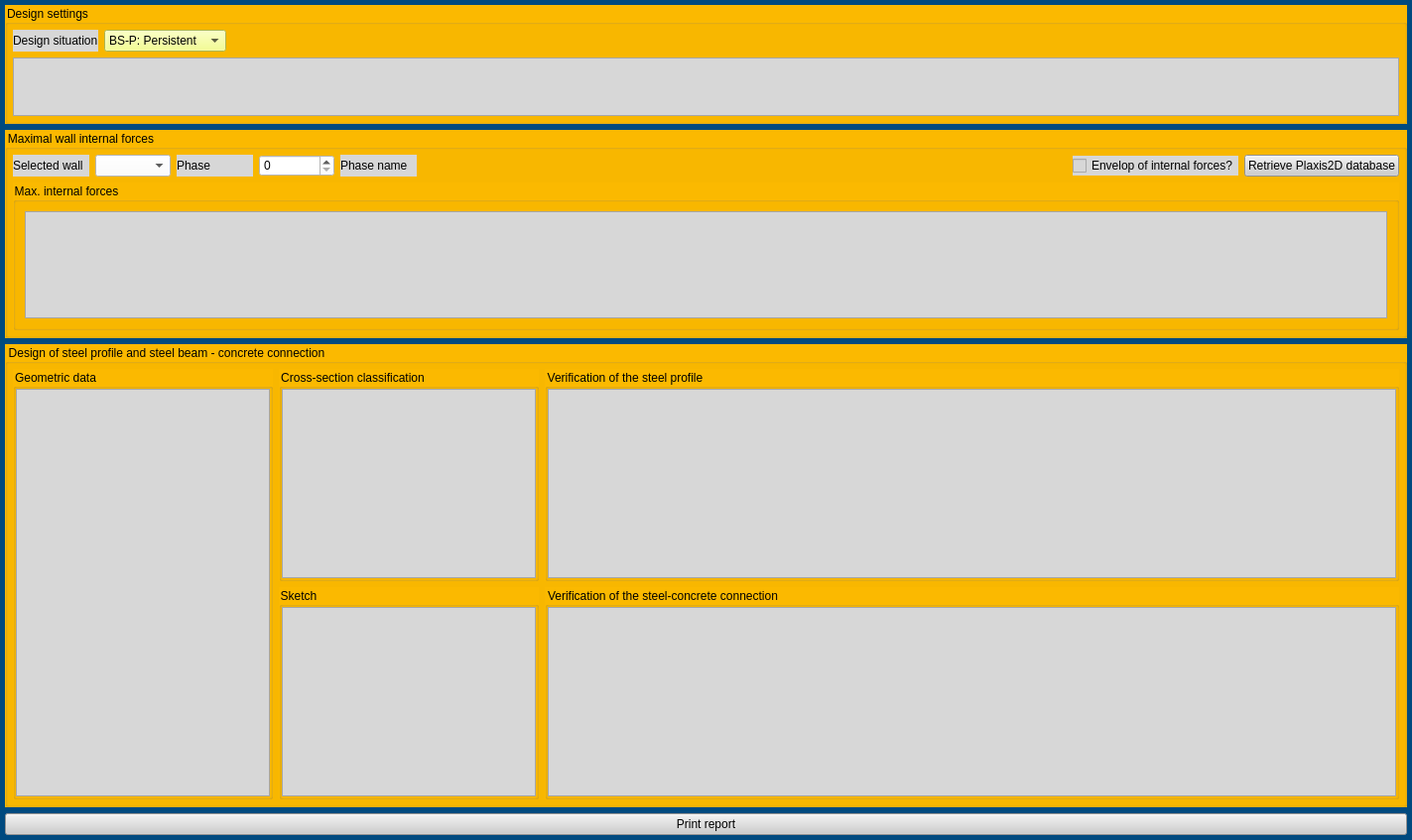
<?xml version="1.0" encoding="UTF-8"?>
<ui version="4.0">
 <class>Form</class>
 <widget class="QWidget" name="Form">
  <property name="geometry">
   <rect>
    <x>0</x>
    <y>0</y>
    <width>1423</width>
    <height>847</height>
   </rect>
  </property>
  <property name="windowTitle">
   <string>Dimensioning tool for MIP steel profile</string>
  </property>
  <property name="styleSheet">
   <string notr="true">QWidget{
background-color: rgb(0, 74, 127);
}

QPushButton{
background-color: rgb(205, 205, 205);
}

QLineEdit{
background-color:rgb(255, 255, 255)
}

QSpinBox{
background-color:rgb(255, 255, 255)
}

QLabel{
background-color:rgb(215, 215, 215)
}

QCheckBox{
background-color:rgb(215, 215, 215)
}


QTableWidget{
background-color:rgb(215, 215, 215)
}

QTabWidget{
background-color:rgb(215, 215, 215)
}

QComboBox{
background-color:rgb(255, 255, 255)
}

QGroupBox{
background-color: rgb(251, 185, 0);
}



</string>
  </property>
  <layout class="QVBoxLayout" name="verticalLayout">
   <property name="leftMargin">
    <number>5</number>
   </property>
   <property name="topMargin">
    <number>5</number>
   </property>
   <property name="rightMargin">
    <number>5</number>
   </property>
   <property name="bottomMargin">
    <number>5</number>
   </property>
   <item>
    <widget class="QGroupBox" name="groupBox">
     <property name="maximumSize">
      <size>
       <width>16777215</width>
       <height>120</height>
      </size>
     </property>
     <property name="styleSheet">
      <string notr="true"/>
     </property>
     <property name="title">
      <string>Design settings</string>
     </property>
     <layout class="QGridLayout" name="gridLayout">
      <property name="leftMargin">
       <number>5</number>
      </property>
      <property name="topMargin">
       <number>5</number>
      </property>
      <property name="rightMargin">
       <number>5</number>
      </property>
      <property name="bottomMargin">
       <number>5</number>
      </property>
      <item row="0" column="3">
       <spacer name="horizontalSpacer_2">
        <property name="orientation">
         <enum>Qt::Horizontal</enum>
        </property>
        <property name="sizeHint" stdset="0">
         <size>
          <width>964</width>
          <height>20</height>
         </size>
        </property>
       </spacer>
      </item>
      <item row="0" column="2">
       <widget class="QComboBox" name="comboBox">
        <property name="styleSheet">
         <string notr="true">background-color:rgb(242, 255, 116)</string>
        </property>
        <item>
         <property name="text">
          <string>BS-P: Persistent</string>
         </property>
        </item>
        <item>
         <property name="text">
          <string>BS-T: Transient</string>
         </property>
        </item>
        <item>
         <property name="text">
          <string>BS-A: Accidential</string>
         </property>
        </item>
        <item>
         <property name="text">
          <string>BS-E: Seismic</string>
         </property>
        </item>
       </widget>
      </item>
      <item row="0" column="0" colspan="2">
       <widget class="QLabel" name="label">
        <property name="text">
         <string>Design situation</string>
        </property>
       </widget>
      </item>
      <item row="1" column="0" colspan="4">
       <widget class="QTableWidget" name="tableWidget">
        <property name="sizePolicy">
         <sizepolicy hsizetype="Expanding" vsizetype="Minimum">
          <horstretch>0</horstretch>
          <verstretch>0</verstretch>
         </sizepolicy>
        </property>
       </widget>
      </item>
     </layout>
    </widget>
   </item>
   <item>
    <widget class="QGroupBox" name="groupBox_2">
     <property name="maximumSize">
      <size>
       <width>16777215</width>
       <height>210</height>
      </size>
     </property>
     <property name="title">
      <string>Maximal wall internal forces</string>
     </property>
     <layout class="QGridLayout" name="gridLayout_2">
      <property name="leftMargin">
       <number>5</number>
      </property>
      <property name="topMargin">
       <number>5</number>
      </property>
      <property name="rightMargin">
       <number>5</number>
      </property>
      <property name="bottomMargin">
       <number>5</number>
      </property>
      <item row="0" column="1">
       <widget class="QComboBox" name="comboBox_2"/>
      </item>
      <item row="0" column="3">
       <widget class="QSpinBox" name="spinBox"/>
      </item>
      <item row="0" column="2">
       <widget class="QLabel" name="label_3">
        <property name="text">
         <string>Phase</string>
        </property>
       </widget>
      </item>
      <item row="0" column="0">
       <widget class="QLabel" name="label_2">
        <property name="text">
         <string>Selected wall</string>
        </property>
       </widget>
      </item>
      <item row="0" column="8">
       <widget class="QCheckBox" name="checkBox">
        <property name="text">
         <string>Envelop of internal forces?</string>
        </property>
       </widget>
      </item>
      <item row="0" column="6" colspan="2">
       <spacer name="horizontalSpacer">
        <property name="orientation">
         <enum>Qt::Horizontal</enum>
        </property>
        <property name="sizeHint" stdset="0">
         <size>
          <width>567</width>
          <height>20</height>
         </size>
        </property>
       </spacer>
      </item>
      <item row="0" column="9">
       <widget class="QPushButton" name="pushButton_2">
        <property name="text">
         <string>Retrieve Plaxis2D database</string>
        </property>
       </widget>
      </item>
      <item row="0" column="4">
       <widget class="QLabel" name="label_4">
        <property name="text">
         <string>Phase name</string>
        </property>
       </widget>
      </item>
      <item row="1" column="0" colspan="10">
       <widget class="QGroupBox" name="groupBox_9">
        <property name="title">
         <string>Max. internal forces</string>
        </property>
        <layout class="QHBoxLayout" name="horizontalLayout">
         <item>
          <widget class="QTableWidget" name="tableWidget_2">
           <property name="sizePolicy">
            <sizepolicy hsizetype="Expanding" vsizetype="Minimum">
             <horstretch>0</horstretch>
             <verstretch>0</verstretch>
            </sizepolicy>
           </property>
           <attribute name="horizontalHeaderDefaultSectionSize">
            <number>170</number>
           </attribute>
          </widget>
         </item>
        </layout>
       </widget>
      </item>
     </layout>
    </widget>
   </item>
   <item>
    <widget class="QGroupBox" name="groupBox_3">
     <property name="sizePolicy">
      <sizepolicy hsizetype="Preferred" vsizetype="Expanding">
       <horstretch>0</horstretch>
       <verstretch>0</verstretch>
      </sizepolicy>
     </property>
     <property name="maximumSize">
      <size>
       <width>16777215</width>
       <height>500</height>
      </size>
     </property>
     <property name="title">
      <string>Design of steel profile and steel beam - concrete connection</string>
     </property>
     <layout class="QGridLayout" name="gridLayout_3">
      <property name="leftMargin">
       <number>5</number>
      </property>
      <property name="topMargin">
       <number>5</number>
      </property>
      <property name="rightMargin">
       <number>5</number>
      </property>
      <property name="bottomMargin">
       <number>5</number>
      </property>
      <item row="0" column="0" rowspan="2" colspan="2">
       <widget class="QGroupBox" name="groupBox_4">
        <property name="sizePolicy">
         <sizepolicy hsizetype="Minimum" vsizetype="Preferred">
          <horstretch>0</horstretch>
          <verstretch>0</verstretch>
         </sizepolicy>
        </property>
        <property name="maximumSize">
         <size>
          <width>350</width>
          <height>16777215</height>
         </size>
        </property>
        <property name="title">
         <string>Geometric data</string>
        </property>
        <layout class="QVBoxLayout" name="verticalLayout_2">
         <property name="leftMargin">
          <number>0</number>
         </property>
         <property name="topMargin">
          <number>0</number>
         </property>
         <property name="rightMargin">
          <number>0</number>
         </property>
         <property name="bottomMargin">
          <number>0</number>
         </property>
         <item>
          <widget class="QTableWidget" name="tableWidget_3"/>
         </item>
        </layout>
       </widget>
      </item>
      <item row="1" column="2" colspan="2">
       <widget class="QGroupBox" name="groupBox_8">
        <property name="maximumSize">
         <size>
          <width>350</width>
          <height>16777215</height>
         </size>
        </property>
        <property name="title">
         <string>Sketch</string>
        </property>
        <layout class="QVBoxLayout" name="verticalLayout_6">
         <property name="leftMargin">
          <number>0</number>
         </property>
         <property name="topMargin">
          <number>0</number>
         </property>
         <property name="rightMargin">
          <number>0</number>
         </property>
         <property name="bottomMargin">
          <number>0</number>
         </property>
         <item>
          <widget class="QTableWidget" name="tableWidget_7"/>
         </item>
        </layout>
       </widget>
      </item>
      <item row="1" column="4">
       <widget class="QGroupBox" name="groupBox_7">
        <property name="sizePolicy">
         <sizepolicy hsizetype="Expanding" vsizetype="Preferred">
          <horstretch>0</horstretch>
          <verstretch>0</verstretch>
         </sizepolicy>
        </property>
        <property name="title">
         <string>Verification of the steel-concrete connection</string>
        </property>
        <layout class="QVBoxLayout" name="verticalLayout_5">
         <property name="leftMargin">
          <number>0</number>
         </property>
         <property name="topMargin">
          <number>0</number>
         </property>
         <property name="rightMargin">
          <number>0</number>
         </property>
         <property name="bottomMargin">
          <number>0</number>
         </property>
         <item>
          <widget class="QTableWidget" name="tableWidget_6"/>
         </item>
        </layout>
       </widget>
      </item>
      <item row="0" column="2" colspan="2">
       <widget class="QGroupBox" name="groupBox_5">
        <property name="sizePolicy">
         <sizepolicy hsizetype="Minimum" vsizetype="Preferred">
          <horstretch>0</horstretch>
          <verstretch>0</verstretch>
         </sizepolicy>
        </property>
        <property name="maximumSize">
         <size>
          <width>350</width>
          <height>16777215</height>
         </size>
        </property>
        <property name="title">
         <string>Cross-section classification</string>
        </property>
        <layout class="QVBoxLayout" name="verticalLayout_3">
         <property name="leftMargin">
          <number>0</number>
         </property>
         <property name="topMargin">
          <number>0</number>
         </property>
         <property name="rightMargin">
          <number>0</number>
         </property>
         <property name="bottomMargin">
          <number>0</number>
         </property>
         <item>
          <widget class="QTableWidget" name="tableWidget_4"/>
         </item>
        </layout>
       </widget>
      </item>
      <item row="0" column="4">
       <widget class="QGroupBox" name="groupBox_6">
        <property name="sizePolicy">
         <sizepolicy hsizetype="Expanding" vsizetype="Preferred">
          <horstretch>0</horstretch>
          <verstretch>0</verstretch>
         </sizepolicy>
        </property>
        <property name="title">
         <string>Verification of the steel profile</string>
        </property>
        <layout class="QVBoxLayout" name="verticalLayout_4">
         <property name="leftMargin">
          <number>0</number>
         </property>
         <property name="topMargin">
          <number>0</number>
         </property>
         <property name="rightMargin">
          <number>0</number>
         </property>
         <property name="bottomMargin">
          <number>0</number>
         </property>
         <item>
          <widget class="QTableWidget" name="tableWidget_5">
           <attribute name="horizontalHeaderDefaultSectionSize">
            <number>120</number>
           </attribute>
          </widget>
         </item>
        </layout>
       </widget>
      </item>
     </layout>
    </widget>
   </item>
   <item>
    <widget class="QPushButton" name="pushButton">
     <property name="text">
      <string>Print report</string>
     </property>
    </widget>
   </item>
  </layout>
 </widget>
 <resources/>
 <connections/>
</ui>
